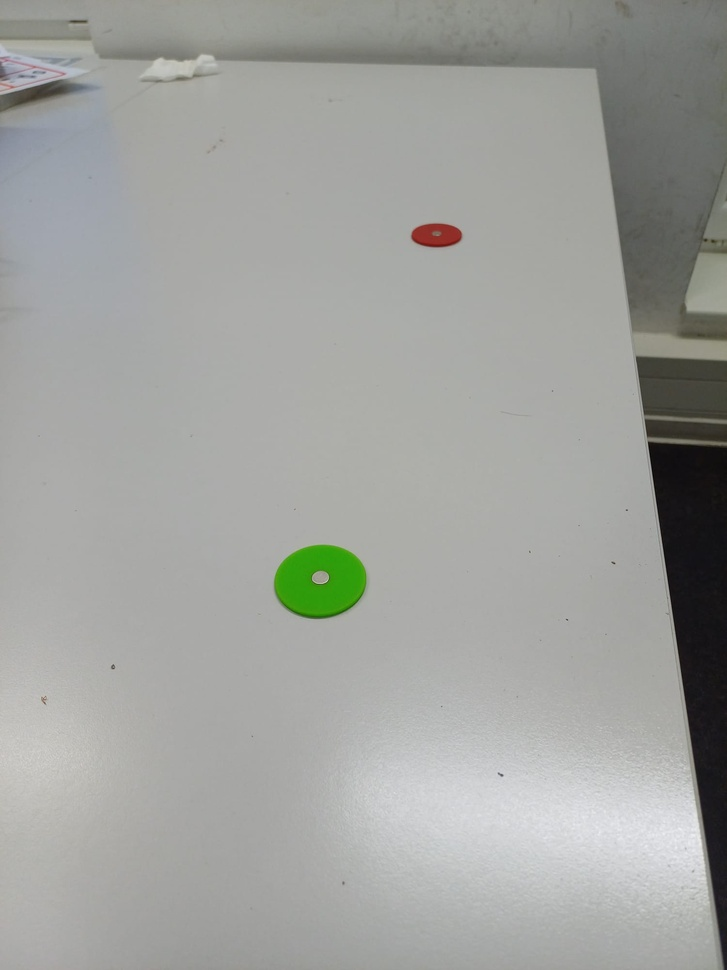
#> input picture playground/discs_images/discs_7.jpeg, 727 x 970 px, shrunk from 1500 x 2000 before the run
$ jupyter execute disc_recognition_demo.ipynb   (older library calls are emulated)
#> lines starting #> are read from the running program, lines starting #| are printed output that depends on the picture; after the words box and inside, x2 and y2 are one past the last pixel; in counts of white or black regions, pixels touching at a corner belong together; long printed decimals are rounded
#> further down, img is the input picture: shape (970, 727, 3); mean B, G, R 157.7, 161.3, 159.9
[cell 1]
import cv2

import matplotlib.pyplot as plt
import numpy as np

[cell 2]
def find_variable_name(value, namespace):
    for name, val in namespace.items():
        if val is value:
            return name
    return None


def plot(*imgs, lbls=None): # variable number of positional arguments *imgs (The * in this context is the unpacking or "splat" operator)
    fig = plt.figure(figsize=(10,10))
    if lbls is None:
        lbls = ['']*len(imgs)
    dim = np.ceil(np.sqrt(len(imgs))).astype(int) #  calculates the square root of the number of images, which is then used to determine the dimensions of a square grid.
    for i, (im, lbl) in enumerate(zip(imgs, lbls)): # we get both the index and the corresponding image and label
        ax = fig.add_subplot(dim,dim,i+1)
        if len(im.shape) == 2:
            ax.imshow(im, cmap='gray')
        else:
            ax.imshow(cv2.cvtColor(im, cv2.COLOR_BGR2RGB))
        ax.axis('off')
        ax.set_title(find_variable_name(im, globals()) if lbl == '' else lbl)
    plt.show()

[cell 3]
def find_centroids(img, color):
    """Takes an input images and returns a list containing the x (left to right) and y (top to bottom)"""
#> called with color = 'red'

    hsv = cv2.cvtColor(img, cv2.COLOR_BGR2HSV)
#> hsv: shape (970, 727, 3); mean H, S, V 46.5, 9.4, 162

    if color == "red":
        lower = np.array([60, 40, 150])
        upper = np.array([190, 190, 255])

    elif color == "green":
        lower = np.array([10, 40, 35])
        upper = np.array([80, 255, 255])

    mask = cv2.inRange(hsv, lower, upper)
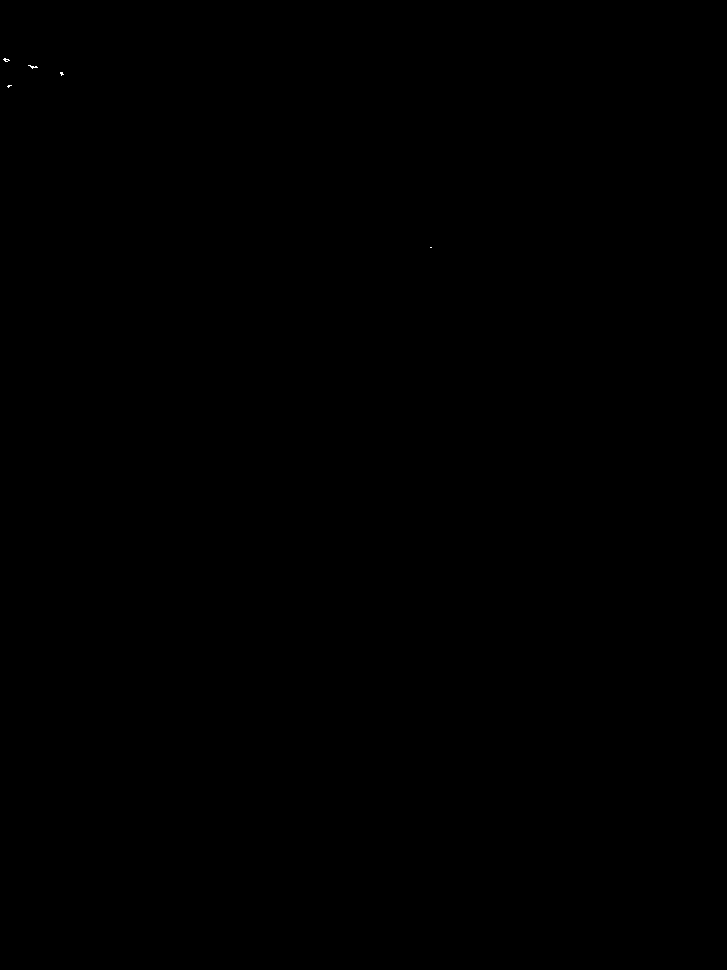
#> mask: shape (970, 727); 0.01% white in thin lines or dots, all inside (x1, y1, x2, y2) = (3, 58, 432, 248)

    circles = cv2.bitwise_and(img, img, mask = mask)

    circles_gray = cv2.cvtColor(circles, cv2.COLOR_BGR2GRAY)
    circles_gray = cv2.GaussianBlur(circles_gray, (5,5), 0)
    _, circles_binary_image = cv2.threshold(circles_gray, 100, 255, cv2.THRESH_BINARY)
#> circles_binary_image: shape (970, 727); 0% white in thin lines or dots, all inside (x1, y1, x2, y2) = (5, 59, 62, 74)

    kernel = np.ones((3, 3), np.uint8)
    circles_binary_image = cv2.morphologyEx(circles_binary_image, cv2.MORPH_OPEN, kernel, iterations=3)
#> circles_binary_image: shape (970, 727); every value is 0
    circles_binary_image = cv2.morphologyEx(circles_binary_image, cv2.MORPH_CLOSE, kernel, iterations=3)

    totalLabels, labels, stats, centroids = cv2.connectedComponentsWithStats(circles_binary_image,8, cv2.CV_32S) # each pixel in the binary image is assigned a label
#> labels: shape (970, 727) int32; every value is 0
#> totalLabels = 1; stats = [[0, 0, 727, 970, 705190]]; centroids = [[363, 484.5]]
                                                                                                        # representing the connected component it belongs to.

    colors = np.random.randint(0,255, size=(totalLabels,3), dtype=np.uint8) # as many random colors as labels
#> colors = [[172, 10, 127]]
    colors[0] = [0,0,0] # color[0] is the background

    colored_components = colors[labels] # array broadcasting -> we obtain an array where each pixel's label in the original binary
#> colored_components: shape (970, 727, 3); every value is 0
                                        # image is replaced by the corresponding color from the colors array.


    return centroids, colored_components, totalLabels, stats


img = cv2.imread('discs_images/discs_7.jpeg')
centroids_red, red_components, totalLabels_red, stats_red = find_centroids(img, "red")
#> centroids_red = [[363, 484.5]]; totalLabels_red = 1; stats_red = [[0, 0, 727, 970, 705190]]
centroids_green, green_components, totalLabels_green, stats_green = find_centroids(img, "green")
#> call 2 of find_centroids, with color = 'green'
#> in find_centroids (call 2), `mask = cv2.inRange(hsv, lower, upper)`:
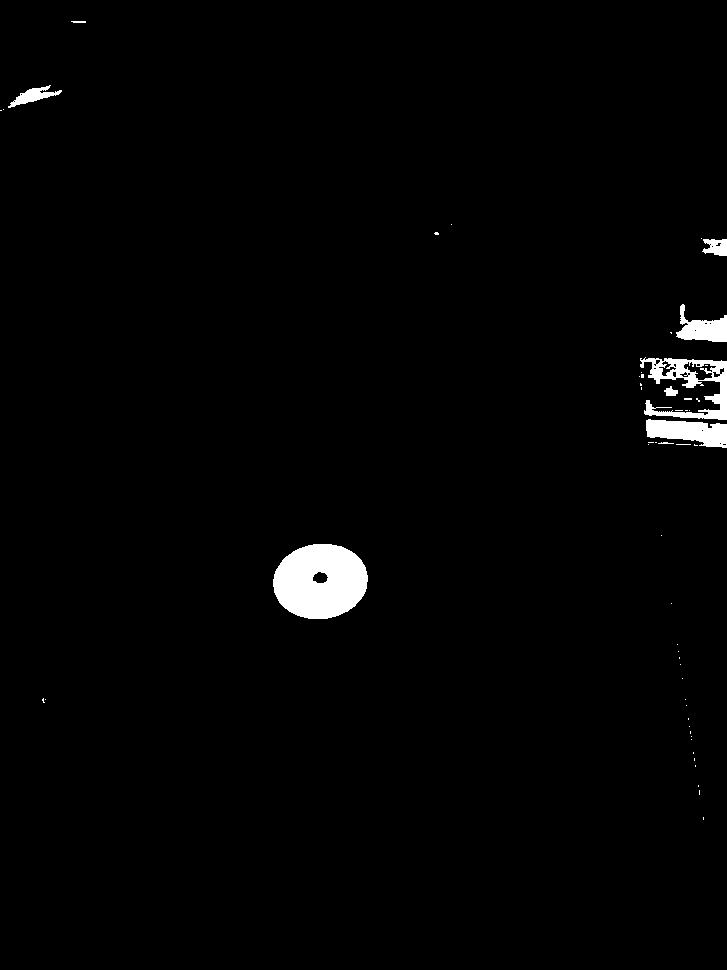
#> mask: shape (970, 727); 1.6% white; 53 white regions (44 under 20 px), largest, box (x1, y1, x2, y2) and area: (273, 544, 368, 619) 5511, (640, 357, 727, 420) 2191, (646, 419, 727, 448) 1580
#> in find_centroids (call 2), `_, circles_binary_image = cv2.threshold(circles_gray, 100, 255, cv2.TH..`:
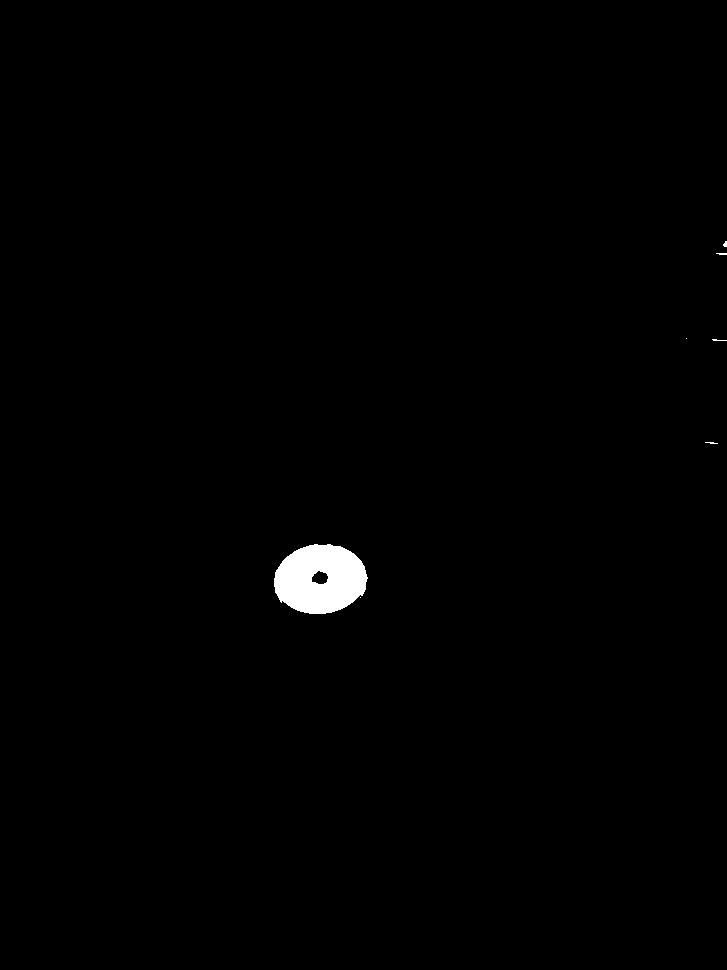
#> circles_binary_image: shape (970, 727); 0.71% white; 7 white regions (6 under 20 px), largest, box (x1, y1, x2, y2) and area: (274, 544, 368, 614) 4954
#> in find_centroids (call 2), `totalLabels, labels, stats, centroids = cv2.connectedComponentsWithSta..`: totalLabels = 2; stats = [[0, 0, 727, 970, 700223], [274, 545, 93, 69, 4967]]; centroids = [[363.3, 483.8], [319.9, 578.9]]
#> in find_centroids (call 2), `colors = np.random.randint(0,255, size=(totalLabels,3), dtype=np.uint8)`: colors = [[47, 170, 196], [151, 117, 166]]
#> centroids_green = [[363.3, 483.8], [319.9, 578.9]]; totalLabels_green = 2; stats_green has the same summary as stats in find_centroids

# print(centroids_red)
# print([i for i in range(totalLabels_red)])

for i in range(1, totalLabels_red):
	x = stats_red[i, cv2.CC_STAT_LEFT]
	y = stats_red[i, cv2.CC_STAT_TOP]
	w = stats_red[i, cv2.CC_STAT_WIDTH]
	h = stats_red[i, cv2.CC_STAT_HEIGHT]
	area = stats_red[i, cv2.CC_STAT_AREA]
	(cX, cY) = centroids_red[i]
	img=cv2.rectangle(img, (x, y), (x + w, y + h), (0, 255, 0), 3)
	img=cv2.circle(img, (int(cX), int(cY)), 4, (0, 0, 255), -1)


for i in range(1, totalLabels_green):
	x = stats_green[i, cv2.CC_STAT_LEFT]
	y = stats_green[i, cv2.CC_STAT_TOP]
	w = stats_green[i, cv2.CC_STAT_WIDTH]
	h = stats_green[i, cv2.CC_STAT_HEIGHT]
	area = stats_green[i, cv2.CC_STAT_AREA]
	(cX, cY) = centroids_green[i]
	img=cv2.rectangle(img, (x, y), (x + w, y + h), (0, 255, 0), 3)
	img=cv2.circle(img, (int(cX), int(cY)), 4, (0, 0, 255), -1)
#> this loop made 1 pass
#> (x, y, w, h, area, cX, cY) on pass 1: (274, 545, 93, 69, 4967, 319.9, 578.9)
#> pass 1, `img=cv2.rectangle(img, (x, y), (x + w, y + h), (0, 255, 0), 3)`:
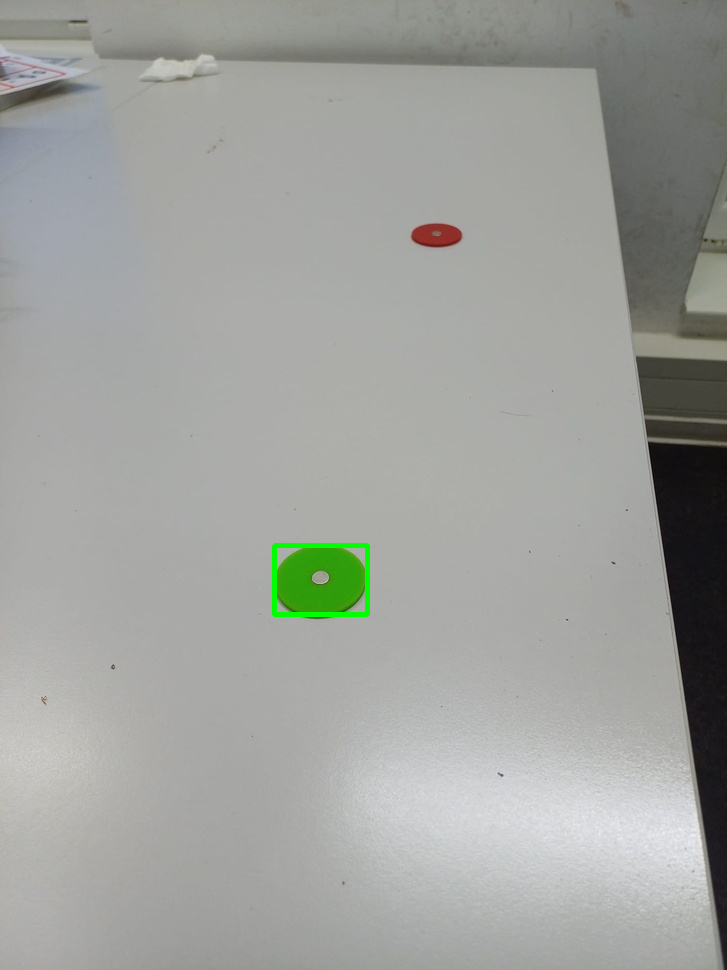
#> img: shape (970, 727, 3); 0.23% of pixels changed, all inside (x1, y1, x2, y2) = (272, 543, 370, 617)


plot(red_components, green_components, img)
#> in plot, `plt.show()`:
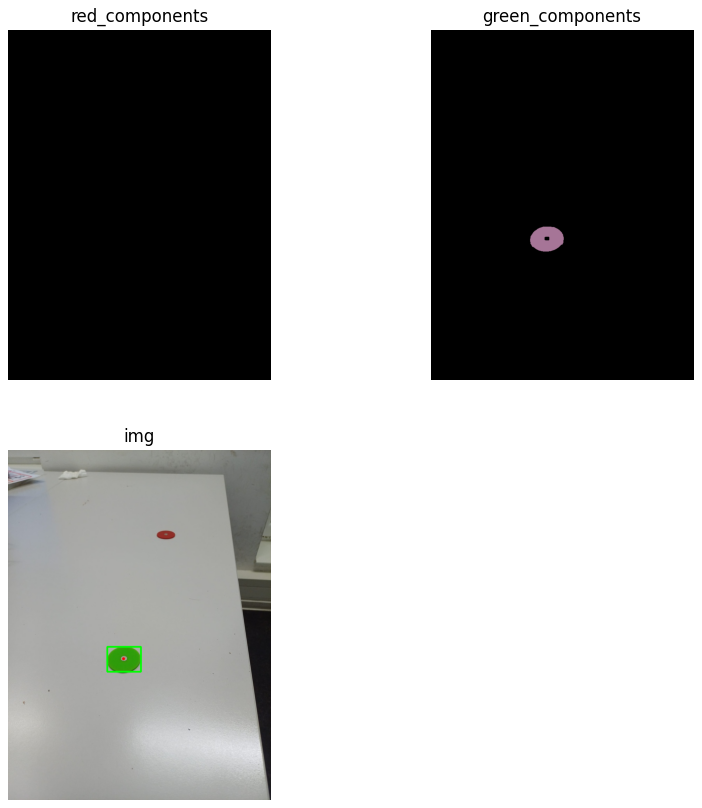
#> figure drawn by matplotlib, 3 panels
print(f"Found {len(centroids_red)} red circles with coordinates:\n {centroids_red}\n".format())
#| Found 1 red circles with coordinates:
#|  [[363.  484.5]]

print(f"Found {len(centroids_green)} green circles with coordinates:\n {centroids_green}".format())
#| Found 2 green circles with coordinates:
#|  [[363.305 483.831]
#|  [319.940  578.853]]

$ run again, with playground/discs_images/discs1.jpeg copied over playground/discs_images/discs_7.jpeg
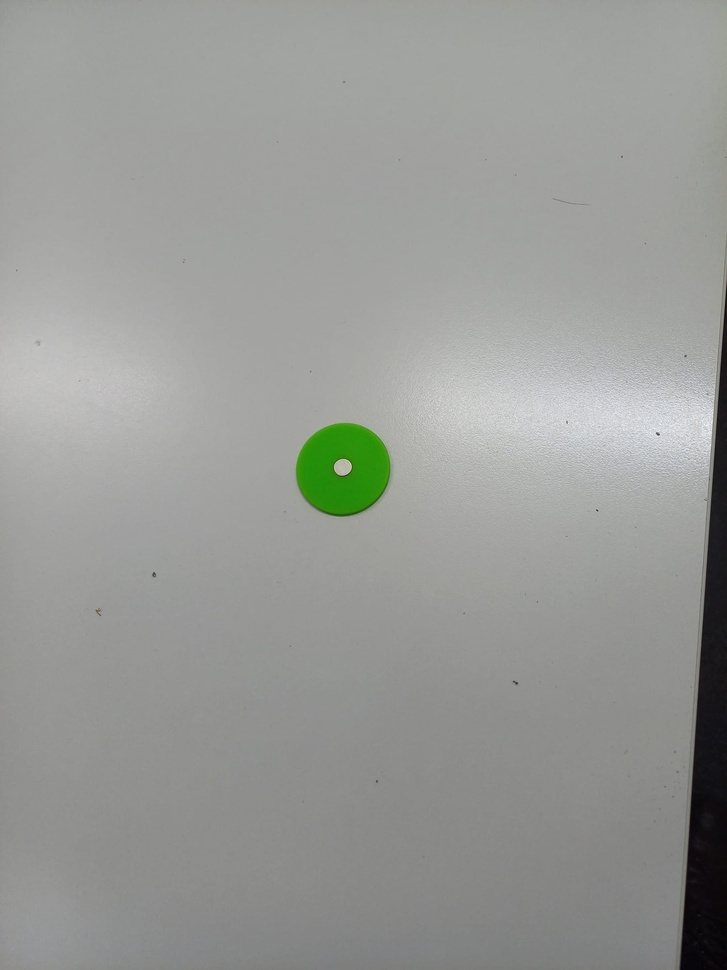
#> input picture playground/discs_images/discs1.jpeg, 727 x 970 px, shrunk from 1500 x 2000 before the run
#> img is the input picture: shape (970, 727, 3); mean B, G, R 150.7, 153.9, 152.4
#> hsv: shape (970, 727, 3); mean H, S, V 40.2, 7.3, 154.1
#> mask: shape (970, 727); every value is 0
#> circles: shape (970, 727, 3); every value is 0
#> labels: shape (970, 727) int32; every value is 0
#> totalLabels = 1; stats = [[0, 0, 727, 970, 705190]]; centroids = [[363, 484.5]]
#> colors = [[172, 10, 127]]
#> centroids_red = [[363, 484.5]]; totalLabels_red = 1; stats_red = [[0, 0, 727, 970, 705190]]
#> in find_centroids (call 2), `mask = cv2.inRange(hsv, lower, upper)`:
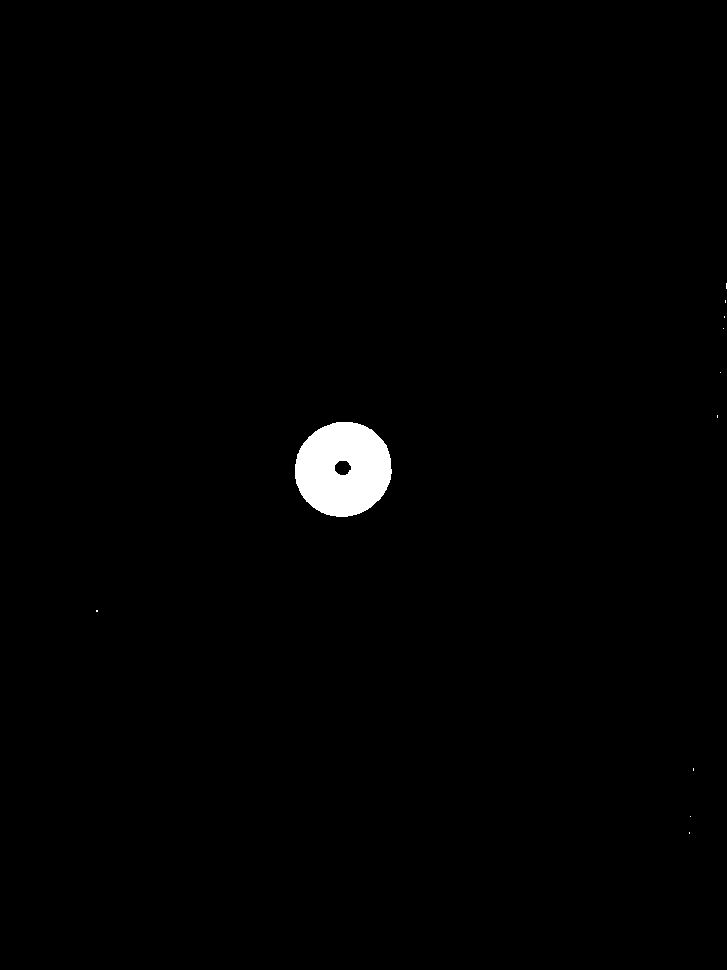
#> mask: shape (970, 727); 1% white; 11 white regions (10 under 20 px), largest, box (x1, y1, x2, y2) and area: (295, 422, 392, 517) 7051
#> labels: shape (970, 727) int32; 3 distinct labels, from 0 to 2
#> totalLabels = 3; stats = [[0, 0, 727, 970, 705031], [341, 423, 7, 7, 49], [381, 450, 9, 16, 110]]; centroids = [[363, 484.5], [344, 426], [385.1, 457.5]]
#> colors = [[47, 170, 196], [151, 117, 166], [22, 183, 192]]
#> centroids_green = [[363, 484.5], [344, 426], [385.1, 457.5]]; totalLabels_green = 3; stats_green has the same summary as stats in find_centroids
#> the loop `for i in range(1, totalLabels_green):` made 2 passes
#> (x, y, w, h, area, cX, cY) on passes 1 to 2: (341, 423, 7, 7, 49, 344, 426), (381, 450, 9, 16, 110, 385.1, 457.5)
#> in plot, `plt.show()`:
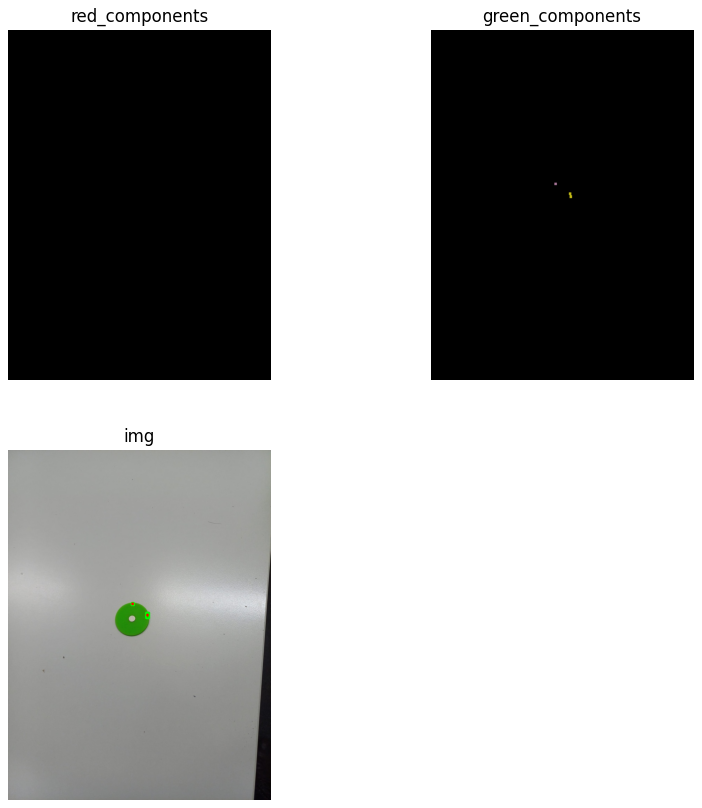
#> figure drawn by matplotlib, 3 panels
#| Found 1 red circles with coordinates:
#|  [[363.  484.5]]
#| Found 3 green circles with coordinates:
#|  [[362.998 484.508]
#|  [344.         426.        ]
#|  [385.064 457.509]]
